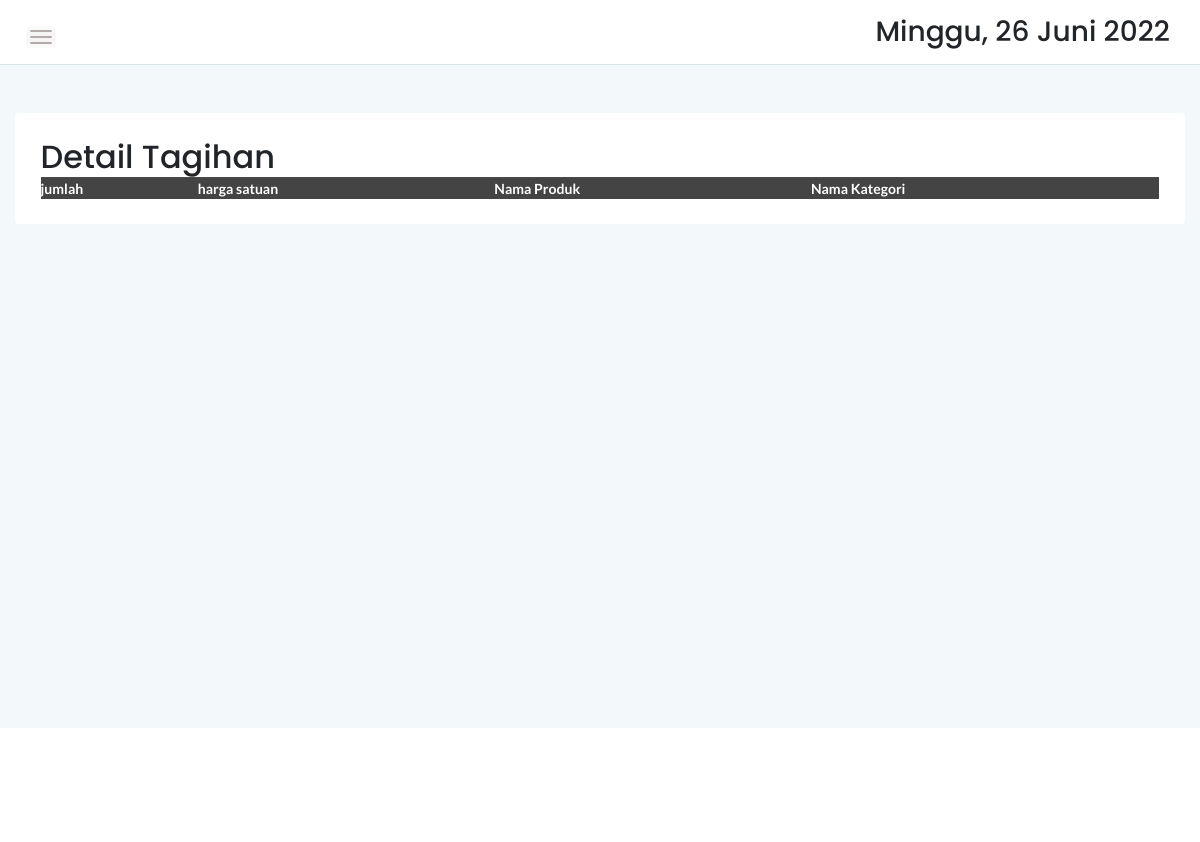
The page /admin/detailtagihan.php?op=edit&idtagihan=1 on the database as committed earlier.
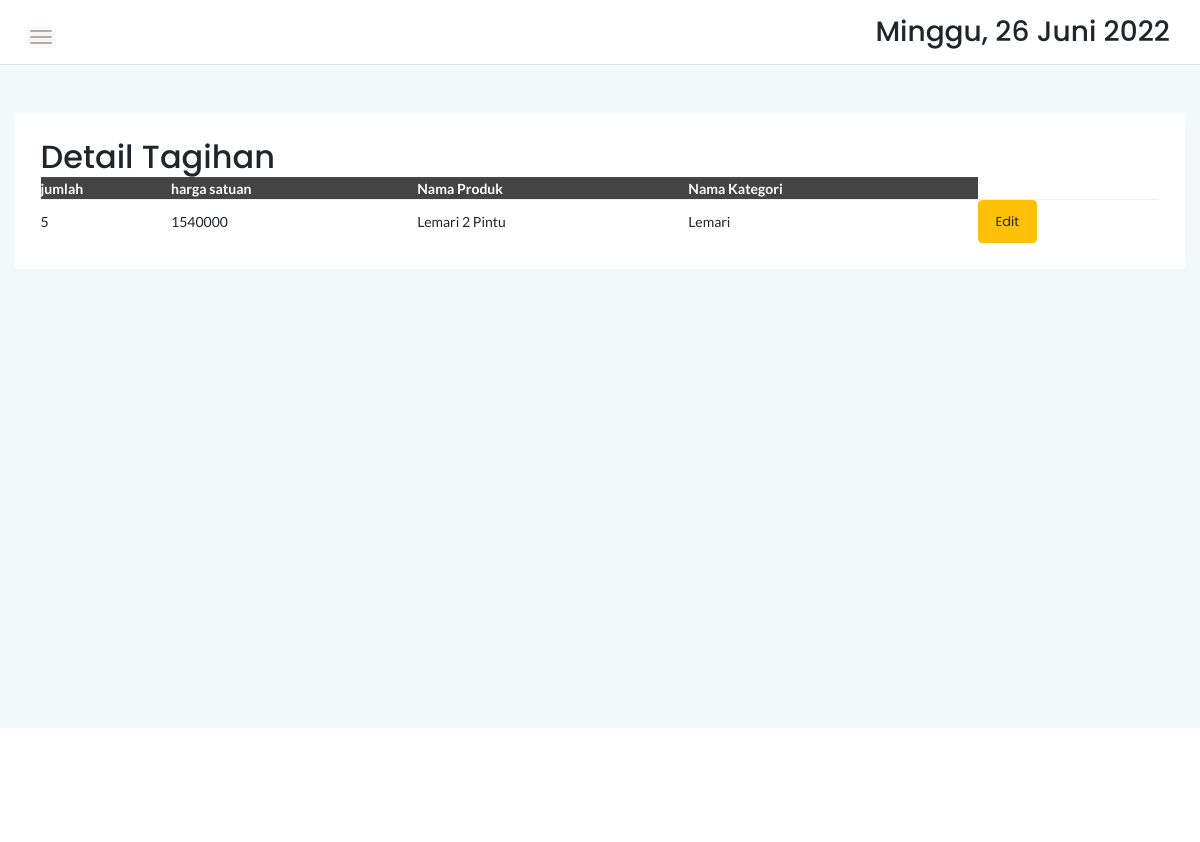
The same page on the database as committed later.
### tables this page shows
CREATE TABLE `detailtagihan` (
  `id` int(11) NOT NULL,
  `idproduk` int(11) NOT NULL,
  `idtagihan` int(11) NOT NULL,
  `jumlah` int(11) NOT NULL,
  `hargasatuan` int(11) NOT NULL,
  `createdat` timestamp NOT NULL DEFAULT current_timestamp(),
  `updatedat` timestamp NOT NULL DEFAULT current_timestamp() ON UPDATE current_timestamp()
);

CREATE TABLE `produk` (
  `idproduk` int(11) NOT NULL,
  `idkategori` int(11) NOT NULL,
  `namaproduk` varchar(30) NOT NULL,
  `gambar` varchar(100) NOT NULL,
  `deskripsi` varchar(200) NOT NULL,
  `rate` int(11) NOT NULL,
  `hargabefore` int(11) NOT NULL,
  `hargaafter` int(11) NOT NULL,
  `tgldibuat` timestamp NOT NULL DEFAULT current_timestamp()
);

CREATE TABLE `kategori` (
  `idkategori` int(11) NOT NULL,
  `namakategori` varchar(20) NOT NULL,
  `tgldibuat` timestamp NOT NULL DEFAULT current_timestamp()
);

### admin/detailtagihan.php (the view, shortened to what the changed rows need)
<?php
	include '../dbconnect.php';
	?>
<!doctype html>
<html class="no-js" lang="en">
<head>
    <link rel="stylesheet" href="assets/css/bootstrap.min.css">
    <link rel="stylesheet" href="assets/css/font-awesome.min.css">
    <link rel="stylesheet" href="assets/css/themify-icons.css">
    <link rel="stylesheet" href="assets/css/metisMenu.css">
    <link rel="stylesheet" href="assets/css/owl.carousel.min.css">
    <link rel="stylesheet" href="assets/css/slicknav.min.css">
    <link rel="stylesheet" href="https://www.amcharts.com/lib/3/plugins/export/export.css" type="text/css" media="all" />
	<link rel="stylesheet" type="text/css" href="https://cdn.datatables.net/1.10.20/css/jquery.dataTables.min.css">
    <link rel="stylesheet" type="text/css" href="https://cdn.datatables.net/1.10.20/css/jquery.dataTables.css">
    <link rel="stylesheet" type="text/css" href="https://cdn.datatables.net/1.10.20/css/dataTables.bootstrap4.min.css">
    <link rel="stylesheet" type="text/css" href="https://cdn.datatables.net/responsive/2.2.3/css/responsive.bootstrap.min.css">
    <link rel="stylesheet" type="text/css" href="https://cdn.datatables.net/responsive/2.2.3/css/responsive.jqueryui.min.css">
	<link rel="stylesheet" type="text/css" href="https://cdn.datatables.net/buttons/1.5.2/css/buttons.dataTables.min.css">
    <link rel="stylesheet" href="assets/css/typography.css">
    <link rel="stylesheet" href="assets/css/default-css.css">
    <link rel="stylesheet" href="assets/css/styles.css">
    <link rel="stylesheet" href="assets/css/responsive.css">
</head>
<body>
    <div class="page-container">
        <div class="main-content">
          <div class="main-content-inner">
               <div class="row mt-5 mb-5">
                   <div class="col-12">
                       <div class="card">
                           <div class="card-body">
                               <div class="d-sm-flex justify-content-between align-items-center">
                                   <h2>Detail Tagihan</h2>
                               </div>
                                   <div class="data-tables datatable-dark">
                                        <table id="dataTable3" class="display" style="width:100%"><thead class="thead-dark">
                                        <tr>
                                               <th>jumlah</th>
                                               <th>harga satuan</th>
                                               <th>Nama Produk</th>
                                               <th>Nama Kategori</th>
                                           </tr></thead><tbody>
                                           <?php
                                           $idtag=$_GET['idtagihan'];
                                        $sal=mysqli_query($conn,"SELECT D.jumlah, D.hargasatuan, P.namaproduk, K.namakategori FROM detailtagihan D
                                        INNER JOIN produk P ON D.idproduk = P.idproduk
                                        INNER JOIN kategori K ON P.idkategori = K.idkategori
                                        WHERE idtagihan = $idtag; ");
                                           while($p=mysqli_fetch_array($sal))
                                           {
                                               ?>
                                               <tr>
                                               <td><?php echo $p['jumlah'] ?></td>
                                               <td><?php echo $p['hargasatuan'] ?></td>
                                               <td><?php echo $p['namaproduk'] ?></td>
                                               <td><?php echo $p['namakategori'] ?></td>
                                                  <td scope="row">
                                                  <a href="update.php?op=edit&idtagihan=<?php echo $idtag ?>" button type="button" class="btn btn-warning">Edit</button></a>
                                                        </td>
                                              </tr>
                                               <?php } ?>
                                       </tbody>
                                       </table>
                                   </div>
                                </div>
                           </div>
                       </div>
                   </div>
               </div>
           </div>
        </div>
</body>
</html>

Rows that differ between the two databases and show on the page:
now on this page (row edited): detailtagihan: jumlah "5", hargasatuan "1540000", idproduk.namaproduk "Lemari 2 Pintu", kategori.namakategori "Lemari"
